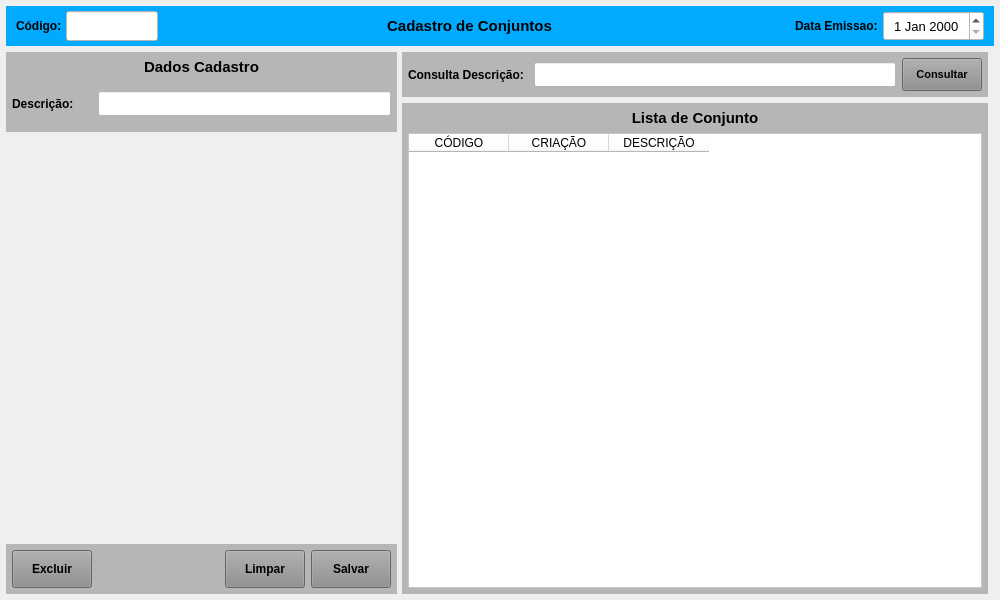
<?xml version="1.0" encoding="UTF-8"?>
<ui version="4.0">
 <class>MainWindow</class>
 <widget class="QMainWindow" name="MainWindow">
  <property name="geometry">
   <rect>
    <x>0</x>
    <y>0</y>
    <width>1000</width>
    <height>600</height>
   </rect>
  </property>
  <property name="windowTitle">
   <string>Cadastro de Conjuntos</string>
  </property>
  <property name="styleSheet">
   <string notr="true"/>
  </property>
  <widget class="QWidget" name="centralwidget">
   <layout class="QVBoxLayout" name="verticalLayout">
    <property name="spacing">
     <number>6</number>
    </property>
    <property name="leftMargin">
     <number>6</number>
    </property>
    <property name="topMargin">
     <number>6</number>
    </property>
    <property name="rightMargin">
     <number>6</number>
    </property>
    <property name="bottomMargin">
     <number>6</number>
    </property>
    <item>
     <widget class="QWidget" name="widget" native="true">
      <property name="minimumSize">
       <size>
        <width>0</width>
        <height>40</height>
       </size>
      </property>
      <property name="maximumSize">
       <size>
        <width>16777215</width>
        <height>40</height>
       </size>
      </property>
      <property name="styleSheet">
       <string notr="true">background-color: rgb(0, 170, 255);</string>
      </property>
      <layout class="QHBoxLayout" name="horizontalLayout">
       <property name="spacing">
        <number>2</number>
       </property>
       <property name="leftMargin">
        <number>10</number>
       </property>
       <property name="topMargin">
        <number>5</number>
       </property>
       <property name="rightMargin">
        <number>10</number>
       </property>
       <property name="bottomMargin">
        <number>5</number>
       </property>
       <item>
        <widget class="QLabel" name="label_4">
         <property name="minimumSize">
          <size>
           <width>48</width>
           <height>0</height>
          </size>
         </property>
         <property name="maximumSize">
          <size>
           <width>48</width>
           <height>16777215</height>
          </size>
         </property>
         <property name="font">
          <font>
           <pointsize>9</pointsize>
           <weight>75</weight>
           <bold>true</bold>
          </font>
         </property>
         <property name="styleSheet">
          <string notr="true"/>
         </property>
         <property name="text">
          <string>Código:</string>
         </property>
         <property name="alignment">
          <set>Qt::AlignLeading|Qt::AlignLeft|Qt::AlignVCenter</set>
         </property>
        </widget>
       </item>
       <item>
        <widget class="QLineEdit" name="line_Num">
         <property name="sizePolicy">
          <sizepolicy hsizetype="Preferred" vsizetype="Preferred">
           <horstretch>0</horstretch>
           <verstretch>0</verstretch>
          </sizepolicy>
         </property>
         <property name="minimumSize">
          <size>
           <width>92</width>
           <height>0</height>
          </size>
         </property>
         <property name="maximumSize">
          <size>
           <width>92</width>
           <height>16777215</height>
          </size>
         </property>
         <property name="font">
          <font>
           <pointsize>12</pointsize>
          </font>
         </property>
         <property name="styleSheet">
          <string notr="true">background-color: rgb(255, 255, 255);</string>
         </property>
         <property name="inputMask">
          <string/>
         </property>
         <property name="text">
          <string/>
         </property>
         <property name="frame">
          <bool>true</bool>
         </property>
         <property name="echoMode">
          <enum>QLineEdit::Normal</enum>
         </property>
         <property name="alignment">
          <set>Qt::AlignCenter</set>
         </property>
         <property name="dragEnabled">
          <bool>false</bool>
         </property>
         <property name="placeholderText">
          <string/>
         </property>
        </widget>
       </item>
       <item>
        <widget class="QLabel" name="label_13">
         <property name="sizePolicy">
          <sizepolicy hsizetype="Preferred" vsizetype="Preferred">
           <horstretch>0</horstretch>
           <verstretch>0</verstretch>
          </sizepolicy>
         </property>
         <property name="minimumSize">
          <size>
           <width>0</width>
           <height>0</height>
          </size>
         </property>
         <property name="font">
          <font>
           <pointsize>11</pointsize>
           <weight>75</weight>
           <bold>true</bold>
          </font>
         </property>
         <property name="styleSheet">
          <string notr="true"/>
         </property>
         <property name="text">
          <string>Cadastro de Conjuntos</string>
         </property>
         <property name="alignment">
          <set>Qt::AlignCenter</set>
         </property>
        </widget>
       </item>
       <item>
        <widget class="QLabel" name="label_11">
         <property name="sizePolicy">
          <sizepolicy hsizetype="Preferred" vsizetype="Preferred">
           <horstretch>0</horstretch>
           <verstretch>0</verstretch>
          </sizepolicy>
         </property>
         <property name="minimumSize">
          <size>
           <width>100</width>
           <height>0</height>
          </size>
         </property>
         <property name="maximumSize">
          <size>
           <width>100</width>
           <height>16777215</height>
          </size>
         </property>
         <property name="font">
          <font>
           <pointsize>9</pointsize>
           <weight>75</weight>
           <bold>true</bold>
          </font>
         </property>
         <property name="styleSheet">
          <string notr="true"/>
         </property>
         <property name="text">
          <string>Data Emissao: </string>
         </property>
         <property name="alignment">
          <set>Qt::AlignRight|Qt::AlignTrailing|Qt::AlignVCenter</set>
         </property>
        </widget>
       </item>
       <item>
        <widget class="QDateEdit" name="date_Emissao">
         <property name="sizePolicy">
          <sizepolicy hsizetype="Preferred" vsizetype="Preferred">
           <horstretch>0</horstretch>
           <verstretch>0</verstretch>
          </sizepolicy>
         </property>
         <property name="minimumSize">
          <size>
           <width>101</width>
           <height>0</height>
          </size>
         </property>
         <property name="maximumSize">
          <size>
           <width>101</width>
           <height>16777215</height>
          </size>
         </property>
         <property name="font">
          <font>
           <pointsize>10</pointsize>
          </font>
         </property>
         <property name="styleSheet">
          <string notr="true">background-color: rgb(255, 255, 255);</string>
         </property>
         <property name="alignment">
          <set>Qt::AlignCenter</set>
         </property>
        </widget>
       </item>
      </layout>
     </widget>
    </item>
    <item>
     <widget class="QWidget" name="widget_2" native="true">
      <property name="styleSheet">
       <string notr="true"/>
      </property>
      <layout class="QHBoxLayout" name="horizontalLayout_3">
       <property name="spacing">
        <number>5</number>
       </property>
       <property name="leftMargin">
        <number>0</number>
       </property>
       <property name="topMargin">
        <number>0</number>
       </property>
       <property name="rightMargin">
        <number>0</number>
       </property>
       <property name="bottomMargin">
        <number>0</number>
       </property>
       <item>
        <widget class="QWidget" name="widget_4" native="true">
         <property name="minimumSize">
          <size>
           <width>391</width>
           <height>0</height>
          </size>
         </property>
         <property name="maximumSize">
          <size>
           <width>391</width>
           <height>16777215</height>
          </size>
         </property>
         <property name="styleSheet">
          <string notr="true"/>
         </property>
         <layout class="QVBoxLayout" name="verticalLayout_2">
          <property name="spacing">
           <number>5</number>
          </property>
          <property name="leftMargin">
           <number>0</number>
          </property>
          <property name="topMargin">
           <number>0</number>
          </property>
          <property name="rightMargin">
           <number>0</number>
          </property>
          <property name="bottomMargin">
           <number>0</number>
          </property>
          <item>
           <widget class="QWidget" name="widget_6" native="true">
            <property name="minimumSize">
             <size>
              <width>0</width>
              <height>80</height>
             </size>
            </property>
            <property name="maximumSize">
             <size>
              <width>16777215</width>
              <height>80</height>
             </size>
            </property>
            <property name="styleSheet">
             <string notr="true">background-color: rgb(182, 182, 182);</string>
            </property>
            <layout class="QVBoxLayout" name="verticalLayout_3">
             <property name="leftMargin">
              <number>6</number>
             </property>
             <property name="topMargin">
              <number>6</number>
             </property>
             <property name="rightMargin">
              <number>6</number>
             </property>
             <property name="bottomMargin">
              <number>6</number>
             </property>
             <item>
              <widget class="QLabel" name="label_2">
               <property name="minimumSize">
                <size>
                 <width>0</width>
                 <height>18</height>
                </size>
               </property>
               <property name="maximumSize">
                <size>
                 <width>16777215</width>
                 <height>18</height>
                </size>
               </property>
               <property name="font">
                <font>
                 <pointsize>11</pointsize>
                 <weight>75</weight>
                 <bold>true</bold>
                </font>
               </property>
               <property name="text">
                <string>Dados Cadastro</string>
               </property>
               <property name="alignment">
                <set>Qt::AlignCenter</set>
               </property>
              </widget>
             </item>
             <item>
              <widget class="QWidget" name="widget_8" native="true">
               <layout class="QHBoxLayout" name="horizontalLayout_4">
                <property name="leftMargin">
                 <number>0</number>
                </property>
                <property name="topMargin">
                 <number>0</number>
                </property>
                <property name="rightMargin">
                 <number>0</number>
                </property>
                <property name="bottomMargin">
                 <number>0</number>
                </property>
                <item>
                 <widget class="QLabel" name="label_24">
                  <property name="minimumSize">
                   <size>
                    <width>80</width>
                    <height>0</height>
                   </size>
                  </property>
                  <property name="maximumSize">
                   <size>
                    <width>80</width>
                    <height>16777215</height>
                   </size>
                  </property>
                  <property name="font">
                   <font>
                    <pointsize>9</pointsize>
                    <weight>75</weight>
                    <bold>true</bold>
                   </font>
                  </property>
                  <property name="text">
                   <string>Descrição:</string>
                  </property>
                  <property name="alignment">
                   <set>Qt::AlignLeading|Qt::AlignLeft|Qt::AlignVCenter</set>
                  </property>
                 </widget>
                </item>
                <item>
                 <widget class="QLineEdit" name="line_Descricao">
                  <property name="sizePolicy">
                   <sizepolicy hsizetype="Preferred" vsizetype="Preferred">
                    <horstretch>0</horstretch>
                    <verstretch>0</verstretch>
                   </sizepolicy>
                  </property>
                  <property name="minimumSize">
                   <size>
                    <width>0</width>
                    <height>25</height>
                   </size>
                  </property>
                  <property name="maximumSize">
                   <size>
                    <width>16777215</width>
                    <height>25</height>
                   </size>
                  </property>
                  <property name="font">
                   <font>
                    <pointsize>9</pointsize>
                   </font>
                  </property>
                  <property name="styleSheet">
                   <string notr="true">background-color: rgb(255, 255, 255);</string>
                  </property>
                  <property name="text">
                   <string/>
                  </property>
                  <property name="maxLength">
                   <number>45</number>
                  </property>
                  <property name="alignment">
                   <set>Qt::AlignLeading|Qt::AlignLeft|Qt::AlignVCenter</set>
                  </property>
                 </widget>
                </item>
               </layout>
              </widget>
             </item>
            </layout>
           </widget>
          </item>
          <item>
           <widget class="QWidget" name="widget_7" native="true"/>
          </item>
          <item>
           <widget class="QWidget" name="widget_3" native="true">
            <property name="minimumSize">
             <size>
              <width>0</width>
              <height>50</height>
             </size>
            </property>
            <property name="maximumSize">
             <size>
              <width>16777215</width>
              <height>50</height>
             </size>
            </property>
            <property name="styleSheet">
             <string notr="true">background-color: rgb(182, 182, 182);</string>
            </property>
            <layout class="QHBoxLayout" name="horizontalLayout_2">
             <property name="spacing">
              <number>6</number>
             </property>
             <property name="leftMargin">
              <number>6</number>
             </property>
             <property name="topMargin">
              <number>6</number>
             </property>
             <property name="rightMargin">
              <number>6</number>
             </property>
             <property name="bottomMargin">
              <number>6</number>
             </property>
             <item>
              <widget class="QPushButton" name="btn_Excluir">
               <property name="sizePolicy">
                <sizepolicy hsizetype="Fixed" vsizetype="Preferred">
                 <horstretch>0</horstretch>
                 <verstretch>0</verstretch>
                </sizepolicy>
               </property>
               <property name="maximumSize">
                <size>
                 <width>80</width>
                 <height>16777215</height>
                </size>
               </property>
               <property name="font">
                <font>
                 <pointsize>9</pointsize>
                 <weight>75</weight>
                 <bold>true</bold>
                </font>
               </property>
               <property name="cursor">
                <cursorShape>PointingHandCursor</cursorShape>
               </property>
               <property name="layoutDirection">
                <enum>Qt::LeftToRight</enum>
               </property>
               <property name="autoFillBackground">
                <bool>false</bool>
               </property>
               <property name="styleSheet">
                <string notr="true">background-color: rgb(141, 141, 141);</string>
               </property>
               <property name="text">
                <string>Excluir</string>
               </property>
               <property name="checkable">
                <bool>false</bool>
               </property>
               <property name="autoDefault">
                <bool>false</bool>
               </property>
               <property name="default">
                <bool>false</bool>
               </property>
               <property name="flat">
                <bool>false</bool>
               </property>
              </widget>
             </item>
             <item>
              <widget class="QLabel" name="label">
               <property name="text">
                <string/>
               </property>
              </widget>
             </item>
             <item>
              <widget class="QPushButton" name="btn_Limpar">
               <property name="sizePolicy">
                <sizepolicy hsizetype="Fixed" vsizetype="Preferred">
                 <horstretch>0</horstretch>
                 <verstretch>0</verstretch>
                </sizepolicy>
               </property>
               <property name="maximumSize">
                <size>
                 <width>80</width>
                 <height>16777215</height>
                </size>
               </property>
               <property name="font">
                <font>
                 <pointsize>9</pointsize>
                 <weight>75</weight>
                 <bold>true</bold>
                </font>
               </property>
               <property name="cursor">
                <cursorShape>PointingHandCursor</cursorShape>
               </property>
               <property name="layoutDirection">
                <enum>Qt::LeftToRight</enum>
               </property>
               <property name="autoFillBackground">
                <bool>false</bool>
               </property>
               <property name="styleSheet">
                <string notr="true">background-color: rgb(141, 141, 141);</string>
               </property>
               <property name="text">
                <string>Limpar</string>
               </property>
               <property name="checkable">
                <bool>false</bool>
               </property>
               <property name="autoDefault">
                <bool>false</bool>
               </property>
               <property name="default">
                <bool>false</bool>
               </property>
               <property name="flat">
                <bool>false</bool>
               </property>
              </widget>
             </item>
             <item>
              <widget class="QPushButton" name="btn_Salvar">
               <property name="sizePolicy">
                <sizepolicy hsizetype="Fixed" vsizetype="Preferred">
                 <horstretch>0</horstretch>
                 <verstretch>0</verstretch>
                </sizepolicy>
               </property>
               <property name="maximumSize">
                <size>
                 <width>80</width>
                 <height>16777215</height>
                </size>
               </property>
               <property name="font">
                <font>
                 <pointsize>9</pointsize>
                 <weight>75</weight>
                 <bold>true</bold>
                </font>
               </property>
               <property name="cursor">
                <cursorShape>PointingHandCursor</cursorShape>
               </property>
               <property name="styleSheet">
                <string notr="true">background-color: rgb(141, 141, 141);</string>
               </property>
               <property name="text">
                <string>Salvar</string>
               </property>
              </widget>
             </item>
            </layout>
           </widget>
          </item>
         </layout>
        </widget>
       </item>
       <item>
        <widget class="QWidget" name="widget_5" native="true">
         <property name="styleSheet">
          <string notr="true"/>
         </property>
         <layout class="QVBoxLayout" name="verticalLayout_5">
          <property name="leftMargin">
           <number>0</number>
          </property>
          <property name="topMargin">
           <number>0</number>
          </property>
          <property name="rightMargin">
           <number>6</number>
          </property>
          <property name="bottomMargin">
           <number>0</number>
          </property>
          <item>
           <widget class="QWidget" name="widget_12" native="true">
            <property name="maximumSize">
             <size>
              <width>16777215</width>
              <height>45</height>
             </size>
            </property>
            <property name="sizeIncrement">
             <size>
              <width>0</width>
              <height>45</height>
             </size>
            </property>
            <property name="styleSheet">
             <string notr="true">background-color: rgb(182, 182, 182);</string>
            </property>
            <layout class="QHBoxLayout" name="horizontalLayout_7">
             <property name="leftMargin">
              <number>6</number>
             </property>
             <property name="topMargin">
              <number>6</number>
             </property>
             <property name="rightMargin">
              <number>6</number>
             </property>
             <property name="bottomMargin">
              <number>6</number>
             </property>
             <item>
              <widget class="QLabel" name="label_6">
               <property name="minimumSize">
                <size>
                 <width>120</width>
                 <height>0</height>
                </size>
               </property>
               <property name="maximumSize">
                <size>
                 <width>120</width>
                 <height>16777215</height>
                </size>
               </property>
               <property name="font">
                <font>
                 <pointsize>9</pointsize>
                 <weight>75</weight>
                 <bold>true</bold>
                </font>
               </property>
               <property name="text">
                <string>Consulta Descrição:</string>
               </property>
               <property name="alignment">
                <set>Qt::AlignLeading|Qt::AlignLeft|Qt::AlignVCenter</set>
               </property>
              </widget>
             </item>
             <item>
              <widget class="QLineEdit" name="line_Consulta">
               <property name="sizePolicy">
                <sizepolicy hsizetype="Preferred" vsizetype="Preferred">
                 <horstretch>0</horstretch>
                 <verstretch>0</verstretch>
                </sizepolicy>
               </property>
               <property name="minimumSize">
                <size>
                 <width>0</width>
                 <height>25</height>
                </size>
               </property>
               <property name="maximumSize">
                <size>
                 <width>16777215</width>
                 <height>25</height>
                </size>
               </property>
               <property name="font">
                <font>
                 <pointsize>9</pointsize>
                </font>
               </property>
               <property name="styleSheet">
                <string notr="true">background-color: rgb(255, 255, 255);</string>
               </property>
               <property name="inputMask">
                <string/>
               </property>
               <property name="alignment">
                <set>Qt::AlignLeading|Qt::AlignLeft|Qt::AlignVCenter</set>
               </property>
              </widget>
             </item>
             <item>
              <widget class="QPushButton" name="btn_Consulta">
               <property name="sizePolicy">
                <sizepolicy hsizetype="Preferred" vsizetype="Preferred">
                 <horstretch>0</horstretch>
                 <verstretch>0</verstretch>
                </sizepolicy>
               </property>
               <property name="minimumSize">
                <size>
                 <width>80</width>
                 <height>0</height>
                </size>
               </property>
               <property name="maximumSize">
                <size>
                 <width>80</width>
                 <height>16777215</height>
                </size>
               </property>
               <property name="font">
                <font>
                 <pointsize>8</pointsize>
                 <weight>75</weight>
                 <bold>true</bold>
                </font>
               </property>
               <property name="cursor">
                <cursorShape>PointingHandCursor</cursorShape>
               </property>
               <property name="layoutDirection">
                <enum>Qt::LeftToRight</enum>
               </property>
               <property name="autoFillBackground">
                <bool>false</bool>
               </property>
               <property name="styleSheet">
                <string notr="true">background-color: rgb(141, 141, 141);</string>
               </property>
               <property name="text">
                <string>Consultar</string>
               </property>
               <property name="checkable">
                <bool>false</bool>
               </property>
               <property name="autoDefault">
                <bool>false</bool>
               </property>
               <property name="default">
                <bool>false</bool>
               </property>
               <property name="flat">
                <bool>false</bool>
               </property>
              </widget>
             </item>
            </layout>
           </widget>
          </item>
          <item>
           <widget class="QWidget" name="widget_11" native="true">
            <property name="styleSheet">
             <string notr="true">background-color: rgb(182, 182, 182);</string>
            </property>
            <layout class="QVBoxLayout" name="verticalLayout_4">
             <property name="leftMargin">
              <number>6</number>
             </property>
             <property name="topMargin">
              <number>6</number>
             </property>
             <property name="rightMargin">
              <number>6</number>
             </property>
             <property name="bottomMargin">
              <number>6</number>
             </property>
             <item>
              <widget class="QLabel" name="label_5">
               <property name="minimumSize">
                <size>
                 <width>0</width>
                 <height>18</height>
                </size>
               </property>
               <property name="maximumSize">
                <size>
                 <width>16777215</width>
                 <height>18</height>
                </size>
               </property>
               <property name="font">
                <font>
                 <pointsize>11</pointsize>
                 <weight>75</weight>
                 <bold>true</bold>
                </font>
               </property>
               <property name="text">
                <string>Lista de Conjunto</string>
               </property>
               <property name="alignment">
                <set>Qt::AlignCenter</set>
               </property>
              </widget>
             </item>
             <item>
              <widget class="QTableWidget" name="table_Lista">
               <property name="sizePolicy">
                <sizepolicy hsizetype="Preferred" vsizetype="Preferred">
                 <horstretch>0</horstretch>
                 <verstretch>0</verstretch>
                </sizepolicy>
               </property>
               <property name="font">
                <font>
                 <pointsize>9</pointsize>
                </font>
               </property>
               <property name="styleSheet">
                <string notr="true">background-color: rgb(255, 255, 255);</string>
               </property>
               <attribute name="verticalHeaderDefaultSectionSize">
                <number>0</number>
               </attribute>
               <attribute name="verticalHeaderMinimumSectionSize">
                <number>0</number>
               </attribute>
               <column>
                <property name="text">
                 <string>CÓDIGO</string>
                </property>
               </column>
               <column>
                <property name="text">
                 <string>CRIAÇÃO</string>
                </property>
               </column>
               <column>
                <property name="text">
                 <string>DESCRIÇÃO</string>
                </property>
               </column>
              </widget>
             </item>
            </layout>
           </widget>
          </item>
         </layout>
        </widget>
       </item>
      </layout>
     </widget>
    </item>
   </layout>
  </widget>
 </widget>
 <resources/>
 <connections/>
</ui>
